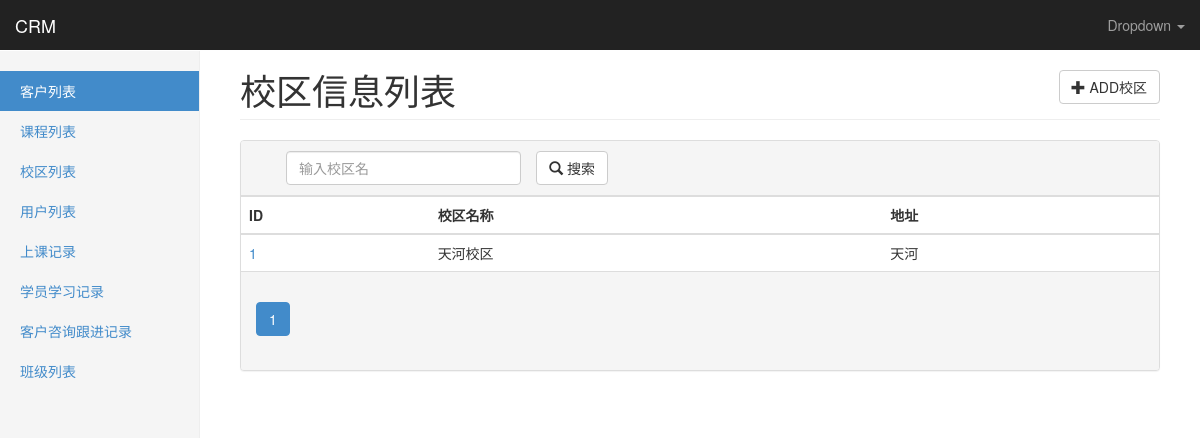
Page /crm/schools/ on the earlier database version.
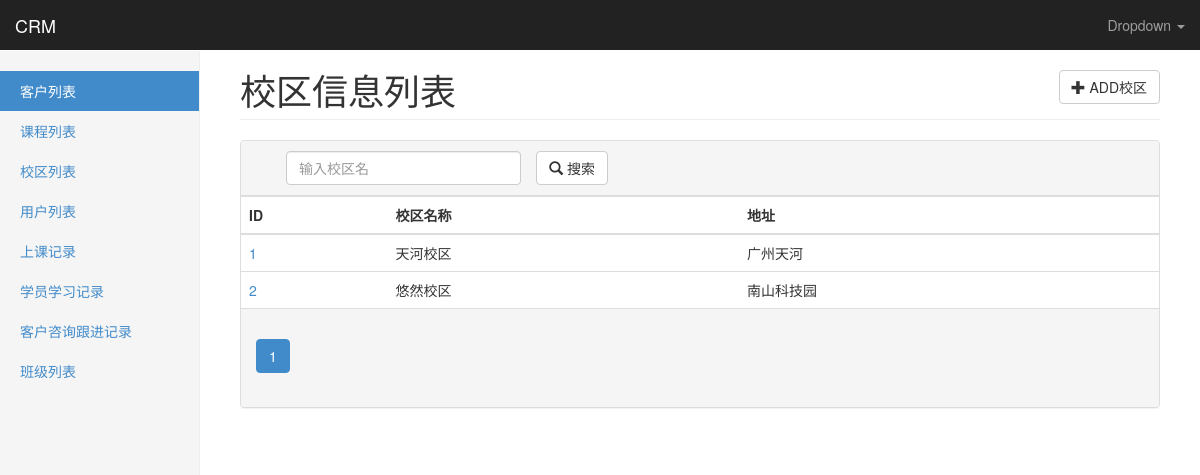
Same page on the later database version.
### app01/models.py (models this page shows, shortened)
class School(models.Model):
    name = models.CharField(u'校区名称',max_length=64,unique=True)
    addr = models.CharField(u'地址',max_length=128)

### app01/views.py (the view)
# urls.py: url(r'^schools/(\d+)/$', views.school_detail,name='school_detail'),
def schools(request):
    data_dic = build_search_param(request, models.School)
    return render(request,'app01/schools.html',data_dic)

### app01/forms.py (called while the page is built, shortened)
def get_filter_fields(cls):
    filter_fields = settings.FILTER_FIELDS.get(cls.__name__)
    if filter_fields is None:
        return None

### app01/templatetags/custom_tags.py (called while the page is built, shortened)
@register.simple_tag
def pagination_bar(lists,search_str,find_list):
    page_ele = '<ul class="pagination">'
    for page_num in lists.paginator.page_range:
        offset = abs(lists.number - page_num)
        if offset < 3:
            if lists.number == page_num:
                page_ele += '<li class ="active" >'
            else:
                page_ele += '<li class ="" >'
            if len(find_list) == 2:
                page_ele += '<a href="?page=%s%s&%s=%s" > %s </a> </li>' % (page_num,search_str,find_list[0],find_list[1],page_num)
            else:
                page_ele += '<a href="?page=%s%s" > %s </a> </li>' % (page_num, search_str, page_num)
    page_ele += '</ul>'
    return format_html(page_ele)

### templates/app01/schools.html (shortened to what this page needs)
{% extends 'base.html' %}
{% load custom_tags %}
{% block page-header %}
校区信息列表
<a href="{% url 'school_add' %}">
    <button type="button" class="btn btn-default pull-right">
      <span class="glyphicon glyphicon-plus"></span> ADD校区
    </button>
</a>
{% endblock %}
{% block page-content %}
<div class="panel panel-default">
    <div class="panel-heading" id="panel-heading">
        <div class="col-md-9 " >
            <form action="{% url url_alias %}?page=1{{ search_str }}" method="GET">
                <div class="col-md-5">
                    <input name="find__name" class="form-control" type="text" value="{{ find_list.1 }}" placeholder="输入校区名" minlength="1" maxlength="20" required>
                </div>
                <div class="col-md-3 search-button">
                    <button type="submit" id="btn-submit" class="btn btn-default">
                        <span class="glyphicon glyphicon-search"></span> 搜索
                    </button>
                </div>
            </form>
        </div>
    </div>
    <table class="table table-hover">
    <thead>
    <tr>
        <th>ID</th>
        <th>校区名称</th>
        <th>地址</th>
    </tr>
    </thead>
    <tbody>
    {% for data in data_list %}
        <tr>
            <td><a href="{% url 'school_detail' data.id %}">{{ data.id }}</a></td>
            <td>{{ data.name }}</td>
            <td>{{ data.addr }}</td>
        </tr>
    {% endfor %}
    </tbody>
</table>
    <div class="panel-footer">
        <nav>{% pagination_bar data_list search_str find_list %}</nav>
    </div>
</div>
{% endblock %}

Differences in the rows shown:
changed School "天河校区": addr "天河" → "广州天河"
added School: id "2", name "悠然校区", addr "南山科技园"
